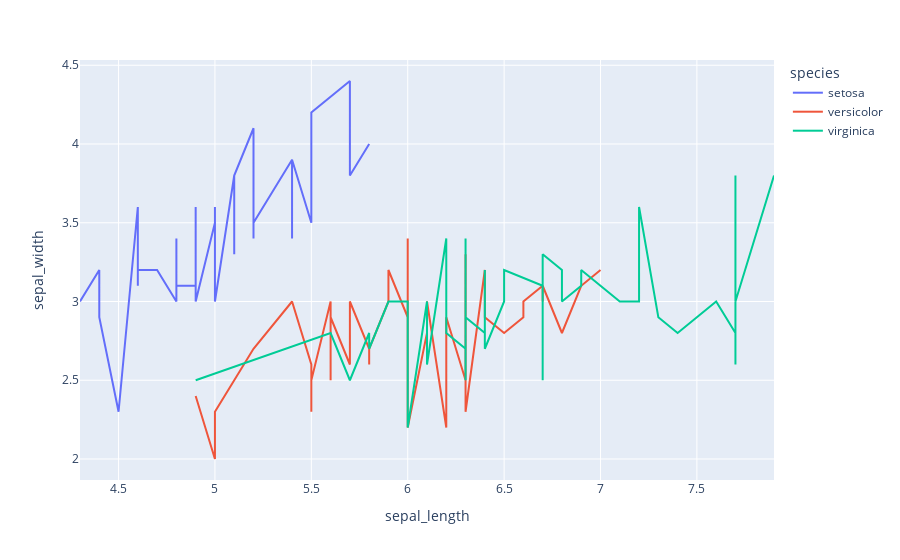

This figure's notebook cell:
### Markdown cell above
### 2. line plot

### Code cell
# sort the data
df_line = df.sort_values(by=['sepal_length'])

fig2 = px.line(df_line, x='sepal_length' , y='sepal_width', color="species")
fig2.show()

### Figure 1 — Plotly figure (JSON) as saved in the notebook; plotly's stock layout.template omitted (floating-point values rounded to 4 significant figures)
{"data": [{"hovertemplate": "species=setosa<br>sepal_length=%{x}<br>sepal_width=%{y}<extra></extra>", "legendgroup": "setosa", "line": {"color": "#636efa", "dash": "solid"}, "marker": {"symbol": "circle"}, "mode": "lines", "name": "setosa", "orientation": "v", "showlegend": true, "type": "scatter", "x": [4.3, 4.4, 4.4, 4.4, 4.5, 4.6, 4.6, 4.6, 4.6, 4.7, 4.7, 4.8, 4.8, 4.8, 4.8, 4.8, 4.9, 4.9, 4.9, 4.9, 5, 5, 5, 5, 5, 5, 5, 5, 5.1, 5.1, 5.1, 5.1, 5.1, 5.1, 5.1, 5.1, 5.2, 5.2, 5.2, 5.3, 5.4, 5.4, 5.4, 5.4, 5.4, 5.5, 5.5, 5.7, 5.7, 5.8], "xaxis": "x", "y": [3, 3.2, 3, 2.9, 2.3, 3.6, 3.1, 3.4, 3.2, 3.2, 3.2, 3, 3, 3.4, 3.4, 3.1, 3.1, 3.1, 3.6, 3, 3.5, 3.4, 3.3, 3.2, 3.5, 3.4, 3.6, 3, 3.8, 3.8, 3.5, 3.4, 3.5, 3.3, 3.7, 3.8, 4.1, 3.4, 3.5, 3.7, 3.9, 3.4, 3.4, 3.7, 3.9, 3.5, 4.2, 4.4, 3.8, 4], "yaxis": "y"}, {"hovertemplate": "species=versicolor<br>sepal_length=%{x}<br>sepal_width=%{y}<extra></extra>", "legendgroup": "versicolor", "line": {"color": "#EF553B", "dash": "solid"}, "marker": {"symbol": "circle"}, "mode": "lines", "name": "versicolor", "orientation": "v", "showlegend": true, "type": "scatter", "x": [4.9, 5, 5, 5.1, 5.2, 5.4, 5.5, 5.5, 5.5, 5.5, 5.5, 5.6, 5.6, 5.6, 5.6, 5.6, 5.7, 5.7, 5.7, 5.7, 5.7, 5.8, 5.8, 5.8, 5.9, 5.9, 6, 6, 6, 6, 6.1, 6.1, 6.1, 6.1, 6.2, 6.2, 6.3, 6.3, 6.3, 6.4, 6.4, 6.5, 6.6, 6.6, 6.7, 6.7, 6.7, 6.8, 6.9, 7], "xaxis": "x", "y": [2.4, 2, 2.3, 2.5, 2.7, 3, 2.6, 2.3, 2.4, 2.4, 2.5, 3, 3, 2.5, 2.7, 2.9, 2.6, 2.9, 2.8, 2.8, 3, 2.7, 2.6, 2.7, 3, 3.2, 2.9, 2.7, 3.4, 2.2, 2.8, 2.9, 2.8, 3, 2.2, 2.9, 2.5, 3.3, 2.3, 3.2, 2.9, 2.8, 2.9, 3, 3.1, 3, 3.1, 2.8, 3.1, 3.2], "yaxis": "y"}, {"hovertemplate": "species=virginica<br>sepal_length=%{x}<br>sepal_width=%{y}<extra></extra>", "legendgroup": "virginica", "line": {"color": "#00cc96", "dash": "solid"}, "marker": {"symbol": "circle"}, "mode": "lines", "name": "virginica", "orientation": "v", "showlegend": true, "type": "scatter", "x": [4.9, 5.6, 5.7, 5.8, 5.8, 5.8, 5.9, 6, 6, 6.1, 6.1, 6.2, 6.2, 6.3, 6.3, 6.3, 6.3, 6.3, 6.3, 6.4, 6.4, 6.4, 6.4, 6.4, 6.5, 6.5, 6.5, 6.5, 6.7, 6.7, 6.7, 6.7, 6.7, 6.8, 6.8, 6.9, 6.9, 6.9, 7.1, 7.2, 7.2, 7.2, 7.3, 7.4, 7.6, 7.7, 7.7, 7.7, 7.7, 7.9], "xaxis": "x", "y": [2.5, 2.8, 2.5, 2.8, 2.7, 2.7, 3, 3, 2.2, 3, 2.6, 3.4, 2.8, 2.7, 2.5, 2.8, 3.3, 3.4, 2.9, 2.8, 2.8, 3.1, 3.2, 2.7, 3, 3, 3, 3.2, 3.1, 2.5, 3.3, 3, 3.3, 3.2, 3, 3.1, 3.1, 3.2, 3, 3, 3.2, 3.6, 2.9, 2.8, 3, 2.8, 2.6, 3.8, 3, 3.8], "yaxis": "y"}], "layout": {"legend": {"title": {"text": "species"}, "tracegroupgap": 0}, "margin": {"t": 60}, "xaxis": {"anchor": "y", "domain": [0, 1], "title": {"text": "sepal_length"}}, "yaxis": {"anchor": "x", "domain": [0, 1], "title": {"text": "sepal_width"}}}}
